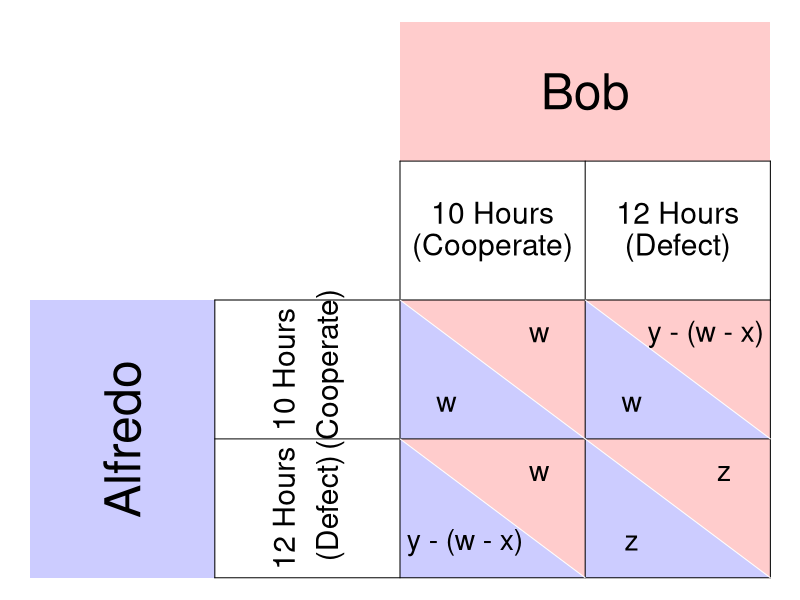

This figure's R source:
require(ggplot2)
require(shape)
pdf(file = "society/matrix_fishermen_general_liability_nosoln.pdf", width = 9, height = 7)

par(mar =  c(0, 0, 0, 0))
xlims <- c(0, 8)
ylims <- c(0, 8)

#TextSizes
PlayerSize <- 3
StratSize <- 1.8
PayoffSize <- 1.7
p1fadelevel <- 0.2
p2fadelevel <- 0.2

#Payoffs are listed as c("NW", "SW", "NE", "SE")

#Considerations for Player 1
P1Name <- c("Alfredo")
P1Strat <- c("10 Hours", "12 Hours")
P1Strat2 <- c("(Cooperate)", "(Defect)")
P1Payoffs <- c("w", "y - (w - x)", "w", "z")
P1BR1 <- c("NW") #Must be NW or SW - the BR prints accordingly. 
P1BR2 <- c("NE") #Must be NE or SE - the BR prints accordingly. 
P1bestsize <- 2.5 #Adjusts size of point indicating best response of P1
#NW = (5, 3); SW = (5,1); NE = (7, 3); SE = (7, 1)

#Considerations for Player 2
P2Name <- c("Bob")
P2Strat <- c("10 Hours", "12 Hours")
P2Strat2 <- c("(Cooperate)", "(Defect)")
P2Payoffs <- c("w", "w", "y - (w - x)", "z")
P2BR1 <- c("NW") #Must be NW or SW - the BR prints accordingly. 
P2BR2 <- c("SW") #Must be NE or SE - the BR prints accordingly. 
P2bestsize <- 4 #Adjusts size of circle indicating best response of P1

plot(0, 0, xlim = xlims, ylim = ylims, type = "n",
     xlab = expression(""),
     ylab = expression(""),
     xaxt = "n", 
     yaxt = "n", 
     cex.lab = 2, 
     bty = "n")



#Color and label for Player 1 and their strategies
polygon(c(0,0,2,2,0), c(0,4,4,0,0), col=rgb(0, 0, 1, p1fadelevel), density=NULL, border = NA)
text(1, 2, P1Name[1], srt = 90, cex = PlayerSize)
text(2.75, 3, P1Strat[1], cex = StratSize, srt = 90)
text(3.25, 3, P1Strat2[1], cex = StratSize, srt = 90)
text(2.75, 1, P1Strat[2], cex = StratSize, srt = 90)
text(3.25, 1, P1Strat2[2], cex = StratSize, srt = 90)


#Color and label for Player 2
polygon(c(4,4,8,8,4), c(8,6,6,8,8), col=rgb(1, 0, 0, p2fadelevel), density=NULL, border = NA)
text(6, 7, P2Name[1], cex = PlayerSize)

text(5, 5.25, P2Strat[1], cex = StratSize)
text(5, 4.75, P2Strat2[1], cex = StratSize)
text(7, 5.25, P2Strat[2], cex = StratSize)
text(7, 4.75, P2Strat2[2], cex = StratSize)

#NorthWest cell 
#P1
polygon(c(4,4,6,4), c(4,2,2,4), col=rgb(0, 0, 1, p1fadelevel), density=NULL, border = NA)
#P2
polygon(c(4,6,6,4), c(4,4,2,4), col=rgb(1, 0, 0, p2fadelevel), density=NULL, border = NA)

#P1
text(4.5, 2.5, P1Payoffs[1], cex = PayoffSize)
#P2
text(5.5, 3.5, P2Payoffs[1], cex = PayoffSize)

#SouthWest cell  
#P1
polygon(c(4,4,6,4), c(2,0,0,2), col=rgb(0, 0, 1, p1fadelevel), density=NULL, border = NA)
#P2
polygon(c(4,6,6,4), c(2,2,0,2), col=rgb(1, 0, 0, p2fadelevel), density=NULL, border = NA)

#P1
text(4.7, 0.5, P1Payoffs[2], cex = PayoffSize)
#P2
text(5.5, 1.5, P2Payoffs[2], cex = PayoffSize)


#NorthEast cell 
#P1
polygon(c(6,6,8,6), c(4,2,2,4), col=rgb(0, 0, 1, p1fadelevel), density=NULL, border = NA)
#P2
polygon(c(6,8,8,6), c(4,4,2,4), col=rgb(1, 0, 0, p2fadelevel), density=NULL, border = NA)
#P1
text(6.5, 2.5, P1Payoffs[3], cex = PayoffSize)
#P2
text(7.3, 3.5, P2Payoffs[3], cex = PayoffSize)

#SouthEast cell 
#P1
polygon(c(6,6,8,6), c(2,0,0,2), col=rgb(0, 0, 1, p1fadelevel), density=NULL, border = NA)
#P2
polygon(c(6,8,8,6), c(2,2,0,2), col=rgb(1, 0, 0, p2fadelevel), density=NULL, border = NA)
#P1
text(6.5, 0.5, P1Payoffs[4], cex = PayoffSize)
#P2
text(7.5, 1.5, P2Payoffs[4], cex = PayoffSize)


#Lines for the Table
segments(8, 0, 8, 6, lty = 1, col = "black")
segments(4, 6, 8, 6, lty = 1, col = "black")
segments(2, 0, 2, 4, lty = 1, col = "black")
segments(2, 0, 8, 0, lty = 1, col = "black")
segments(2, 4, 8, 4, lty = 1, col = "black")
segments(4, 0, 4, 6, lty = 1, col = "black")
segments(2, 2, 8, 2, lty = 1, col = "black")
segments(6, 0, 6, 6, lty = 1, col = "black")

#Diagonals
#NW
segments(4, 4, 6, 2, lty = 1, col = "white")
#NE
segments(6, 4, 8, 2, lty = 1, col = "white")
#SW
segments(4, 2, 6, 0, lty = 1, col = "white")
#Se
segments(6, 2, 8, 0, lty = 1, col = "white")

# 
# #Best responses 
# #P1 
# if (P1BR1[1] == "NW"){
#   points(5, 3, pch = 16, col = "black", cex = P1bestsize)
# } else{points(5, 1, pch = 16, col = "black", cex = P1bestsize)
# }
# 
# if (P1BR2[1] == "NE"){
#   points(7, 3, pch = 16, col = "black", cex = P1bestsize)
# } else{points(7, 1, pch = 16, col = "black", cex = P1bestsize)
# }
# 
# 
# #P2
# if (P2BR1[1] == "NW"){
#   points(5, 3, pch = 1, col = "black", cex = P2bestsize)
# } else{points(7, 3, pch = 1, col = "black", cex = P2bestsize)
# }
# 
# if (P2BR2[1] == "SW"){
#   points(5, 1, pch = 1, col = "black", cex = P2bestsize)
# } else{points(7, 1, pch = 1, col = "black", cex = P2bestsize)
# }

dev.off()
